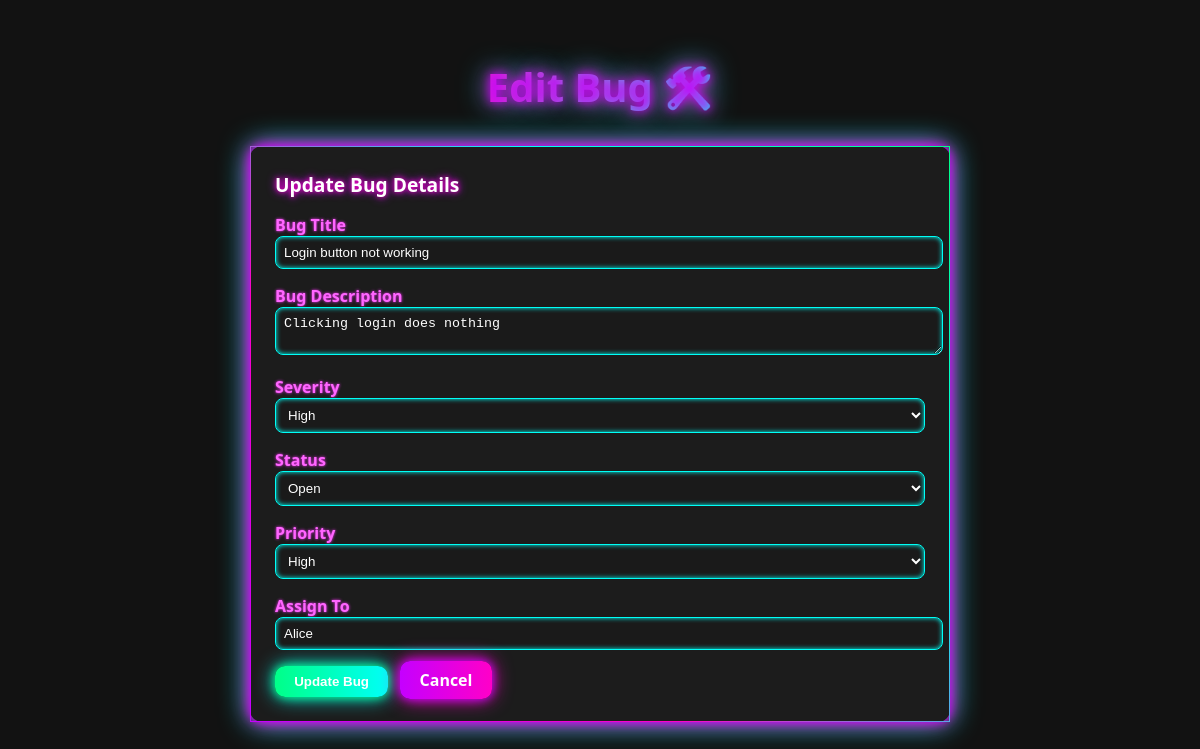
Screenshot of /edit/1 (signed in) with the database file from the repository.
### tables this page shows
CREATE TABLE bugs (
    id INTEGER PRIMARY KEY AUTOINCREMENT,
    title TEXT NOT NULL,
    description TEXT NOT NULL,
    severity TEXT,
    priority TEXT,
    status TEXT DEFAULT 'Open',
    assignee TEXT,
    created_at TIMESTAMP DEFAULT CURRENT_TIMESTAMP,
    updated_at TIMESTAMP DEFAULT CURRENT_TIMESTAMP
);

### app.py (the view, shortened to what this page needs)
@app.route("/edit/<int:bug_id>", methods=["GET", "POST"])
def edit_bug(bug_id):
    if "user_id" not in session:
        return redirect(url_for("login"))
    conn = get_db_connection()
    bug = conn.execute("SELECT * FROM bugs WHERE id=?", (bug_id,)).fetchone()
    if not bug:
        flash("Bug not found!", "danger")
        return redirect(url_for("index"))
    conn.close()
    return render_template("edit.html", bug=bug)

### app.py (called while the page is built)
def get_db_connection():
    conn = sqlite3.connect(DB_NAME)
    conn.row_factory = sqlite3.Row
    return conn

### templates/edit.html (shortened to what this page needs)
<!DOCTYPE html>
<html>
<head>
</head>
<body class="container mt-5">
    <h1>Edit Bug 🛠️</h1>
    <div class="card">
        <div class="card-header">Update Bug Details</div>
        <div class="card-body">
            <form method="POST">
                <label for="title">Bug Title</label>
                <input type="text" name="title" value="{{ bug['title'] }}" placeholder="Bug Title" required>
                <label for="description">Bug Description</label>
                <textarea name="description" placeholder="Bug Description" required>{{ bug['description'] }}</textarea>
                <label for="severity">Severity</label>
                <select name="severity" required>
                    <option value="High" {% if bug['severity']=='High' %}selected{% endif %}>High</option>
                </select>
                <label for="status">Status</label>
                <select name="status" required>
                    <option value="Open" {% if bug['status']=='Open' %}selected{% endif %}>Open</option>
                </select>
                <label for="priority">Priority</label>
                <select name="priority" required>
                    <option value="High" {% if bug['priority']=='High' %}selected{% endif %}>High</option>
                </select>
                <label for="assignee">Assign To</label>
                <input type="text" name="assignee" value="{{ bug['assignee'] }}" placeholder="Developer Name">
                <button type="submit" class="btn btn-success">Update Bug</button>
                <a href="{{ url_for('index') }}" class="btn btn-secondary">Cancel</a>
            </form>
        </div>
    </div>
</body>
</html>

### templates/edit.html (style rules this page uses)
body { background-color: #121212; color: #e0e0e0; font-family: 'Segoe UI', Tahoma, Geneva, Verdana, sans-serif; padding: 2rem; }
.container { max-width: 700px; margin: 0 auto; }
h1 { text-align: center; margin-bottom: 2rem; font-size: 2.5rem; font-weight: 700; background: linear-gradient(90deg, #c500ff, #ff00c8, #00fff7, #00ff88); -webkit-background-clip: text; -webkit-text-fill-color: transparent; text-shadow: 0 0 10px #c500ff, 0 0 20px #ff00c8, 0 0 30px #00fff7; }
.card { background-color: #1c1c1c; border-radius: 12px; padding: 1.5rem; border: 1px solid; border-image: linear-gradient(45deg, #c500ff, #ff00c8, #00fff7, #00ff88) 1; box-shadow: 0 0 10px #c500ff, 0 0 20px #ff00c8, 0 0 30px #00fff7; }
.card-header { font-weight: bold; margin-bottom: 1rem; color: #ffffff; text-shadow: 0 0 5px #ff00c8, 0 0 10px #c500ff; font-size: 1.2rem; }
input[type="text"], textarea, select { background-color: #1a1a1a; border: 1px solid #00fff7; color: #ffffff; border-radius: 8px; padding: 0.5rem; width: 100%; margin-bottom: 1rem; box-shadow: 0 0 5px #00fff7 inset; font-weight: 500; }
textarea { resize: vertical; }
label { color: #ff66ff; font-weight: bold; text-shadow: 0 0 3px #ff33ff; }
.btn { padding: 0.5rem 1.2rem; border-radius: 10px; border: none; color: #ffffff; font-weight: bold; cursor: pointer; text-decoration: none; margin-right: 0.5rem; transition: all 0.3s ease; }
.btn-success { background: linear-gradient(90deg, #00ff88, #00fff7); box-shadow: 0 0 10px #00ff88, 0 0 20px #00fff7; }
.btn-secondary { background: linear-gradient(90deg, #c500ff, #ff00c8); box-shadow: 0 0 10px #c500ff, 0 0 20px #ff00c8; }

### rows the page displays
bugs: title "Login button not working", description "Clicking login does nothing", severity "High", status "Open", priority "High", assignee "Alice"
